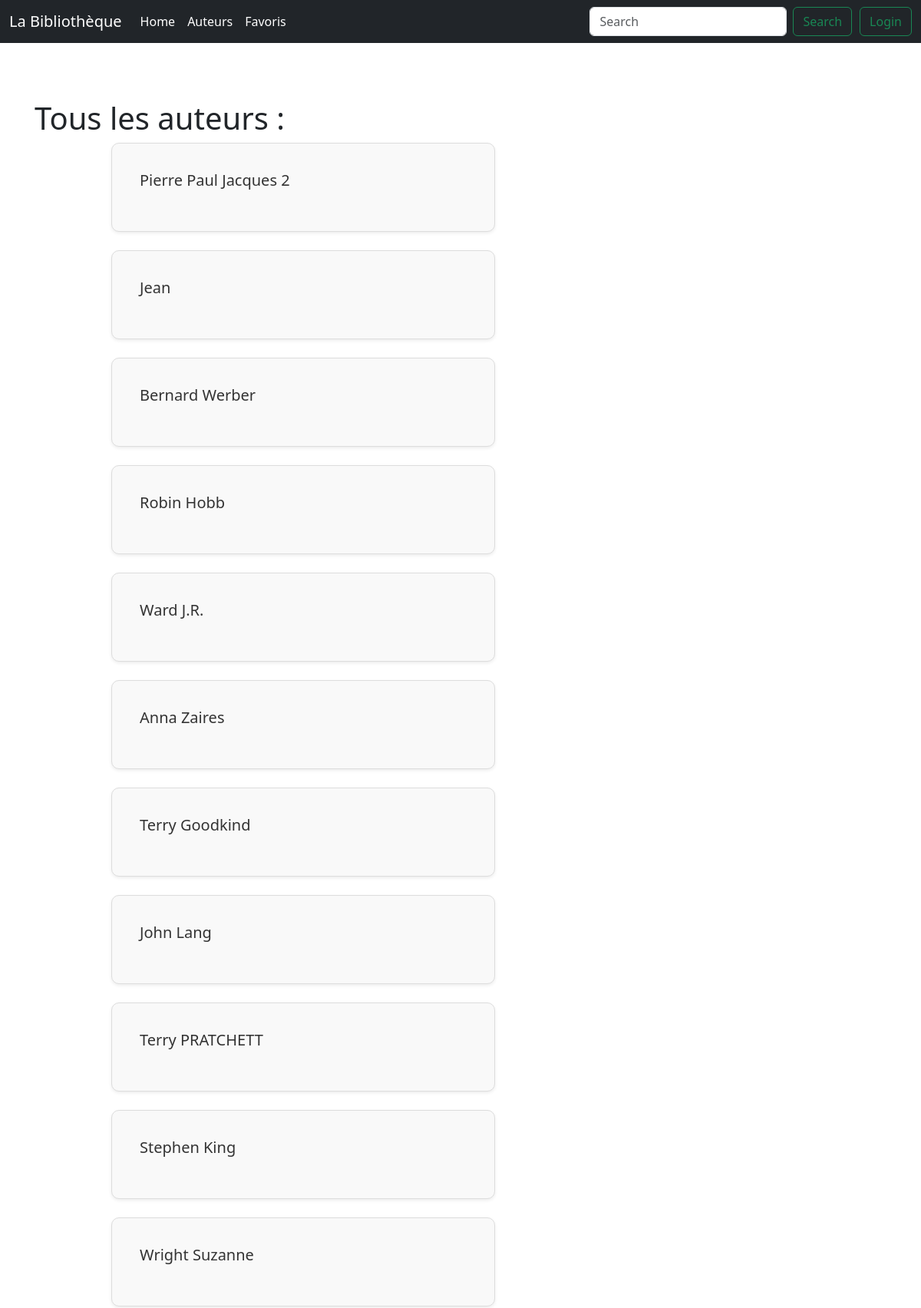
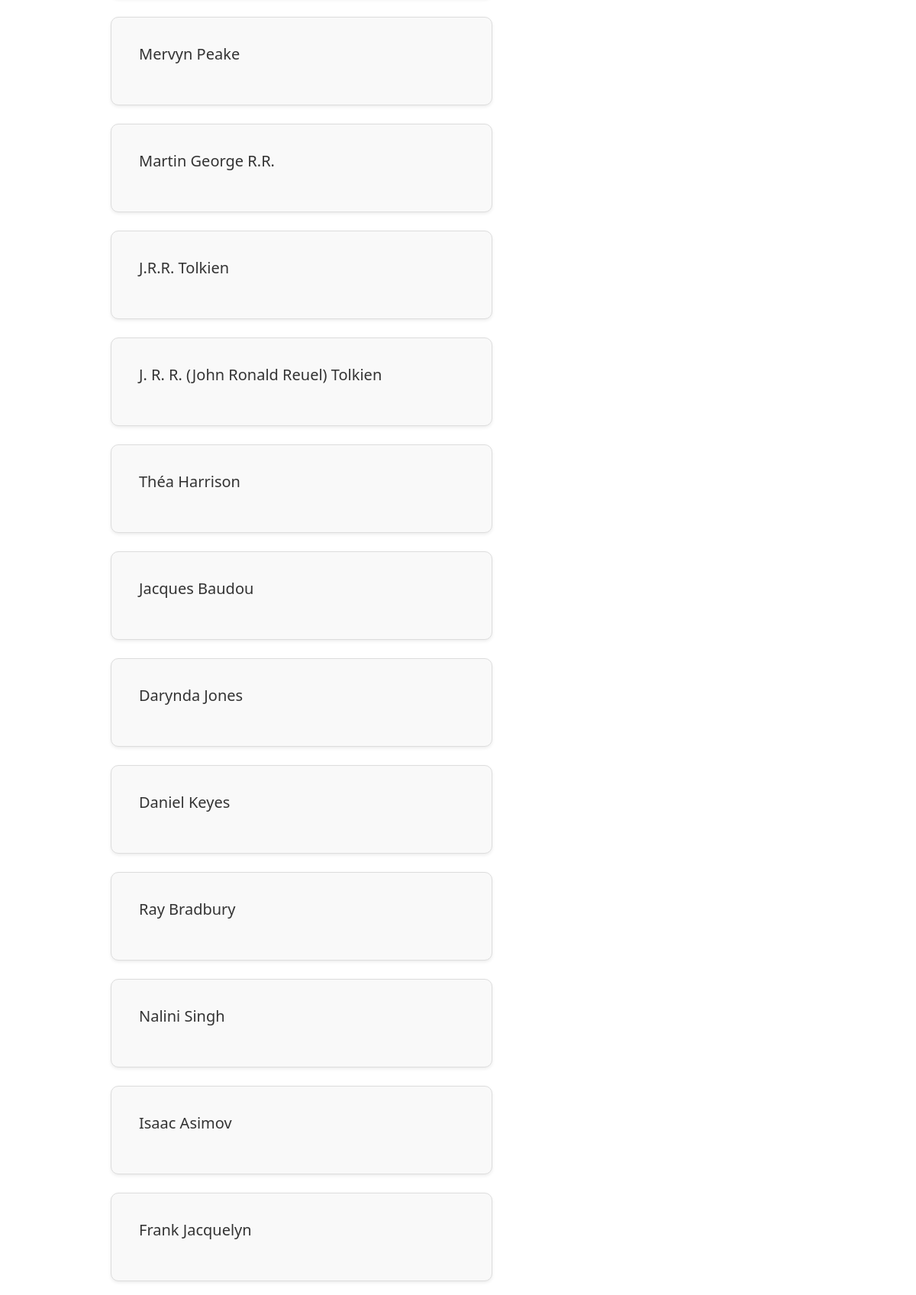
The page /list-author/ (upper part) on the database its author committed (2 pictures, top to bottom).
### tuto/models.py (models this page shows, shortened)
class Author(db.Model):
    id = db.Column(db.Integer,primary_key = True)
    name = db.Column(db.String(100))

### tuto/views.py (the view)
@app.route("/list-author/")
def author():
    authors = Author.query.all()
    return render_template(
    "listeAuthor.html",
    author=authors)

### tuto/templates/listeAuthor.html (shortened to what this page needs)
{% extends "base.html" %}
{% block styles %}
{{ super() }}
<link rel="stylesheet" href="{{url_for('static', filename='home.css')}}">
{% endblock %}
{% block content %}
<h1>Tous les auteurs :
</h1>
    <div class="liste">
        {% for a in author %}
        <div class="card mb-4 shadow-sm">
            <div class="card-body">
                <div id="AuthorDivBtn" class="d-flex justify-content-between align-items-center">
                    <h5 id="NomAuthor" class="card-title">{{ a.name }}</h5>
                </div>
            </div>
        </div>
        {% endfor %}
    </div>
{% endblock %}

### tuto/static/home.css (style rules this page uses)
.card { background-color: #f9f9f9; border-radius: 10px; border: 1px solid #ddd; padding: 20px; width: 500px; margin-left: 100px; transition: transform 0.2s; }
.card-title { font-size: 1.25rem; color: #333; }
#AuthorDivBtn { display: flex; flex-direction: row; align-items: center; margin-bottom: 10px; position: relative;; }

### rows shown on the page
Author: name "Pierre Paul Jacques 2"
Author: name "Jean"
Author: name "Bernard Werber"
Author: name "Robin Hobb"
Author: name "Ward J.R."
Author: name "Anna Zaires"
Author: name "Terry Goodkind"
Author: name "John Lang"
Author: name "Terry PRATCHETT"
Author: name "Stephen King"
Author: name "Wright Suzanne"
Author: name "Mervyn Peake"
Author: name "Martin George R.R."
Author: name "J.R.R. Tolkien"
Author: name "J. R. R. (John Ronald Reuel) Tolkien"
Author: name "Théa Harrison"
Author: name "Jacques Baudou"
Author: name "Darynda Jones"
Author: name "Daniel Keyes"
Author: name "Ray Bradbury"
Author: name "Nalini Singh"
Author: name "Isaac Asimov"
Author: name "Frank Jacquelyn"
